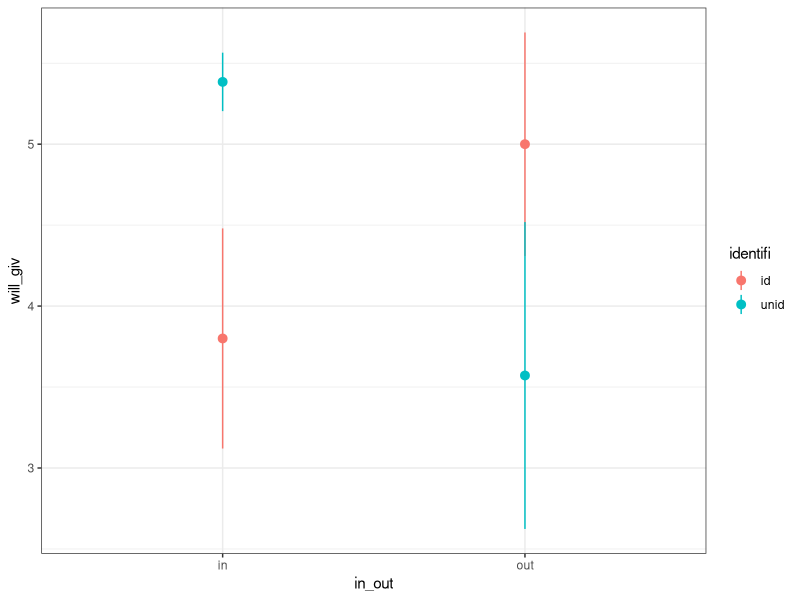
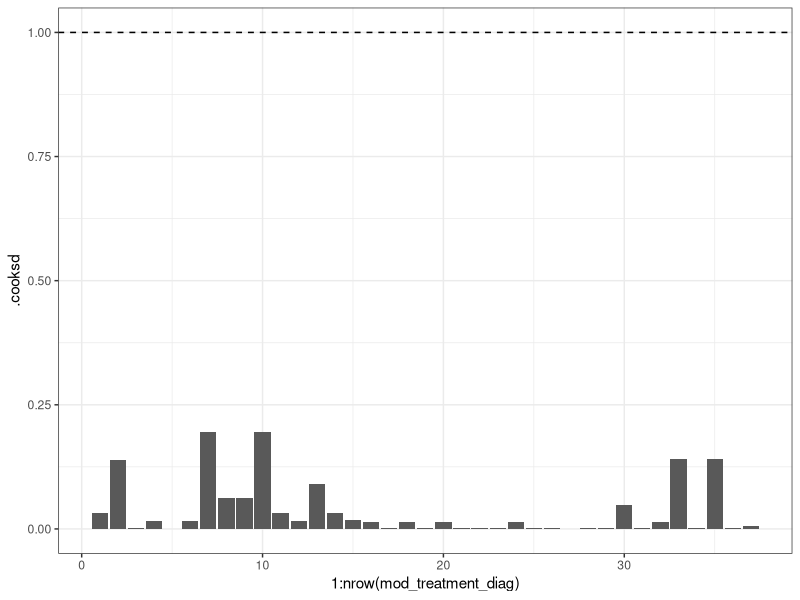
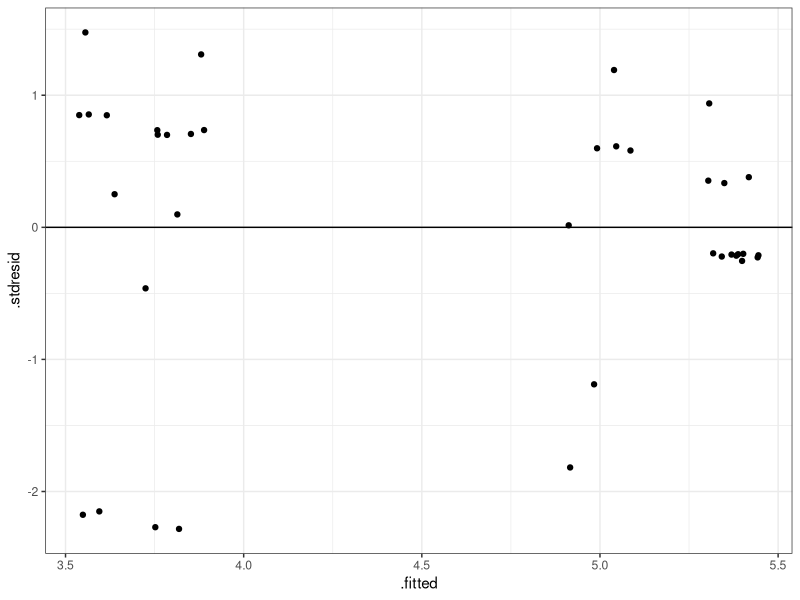
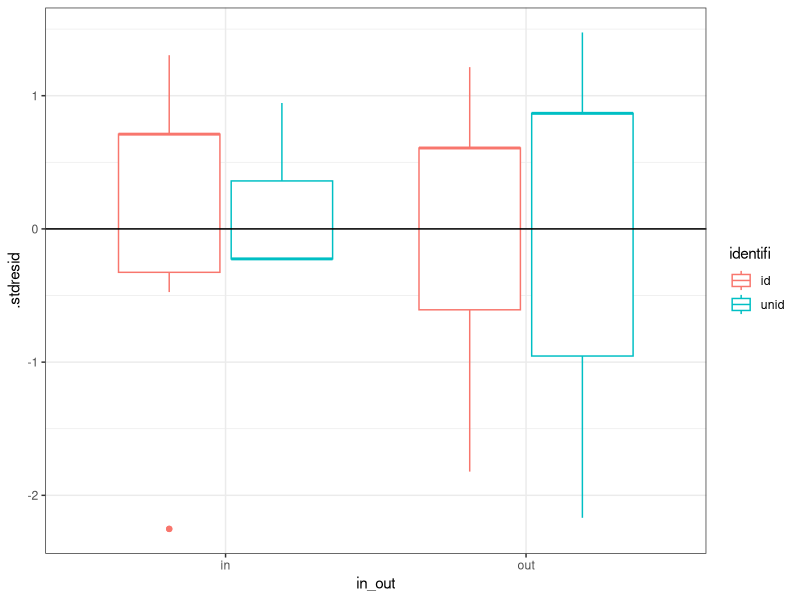

The R script that drew these images, in order: (Note: this script raises an error after producing the figures.)
# Многофакторный дисперсионный анализ
# М.А. Варфоломеева, PhD
# Биологический факультет, СПбГУ


# Пример --- игра "Диктатор"  --------------------


# Альтруистическое поведение в сплоченных группах
# Как влияет на степень альтруизма возможность узнавания партнера?
# Будет ли разной степень альтруизма по отношению к "своим" и "чужим"?
# Участников эксперимента разделили на группы. Каждая группа выполнила совместное творческое задание --- чтобы сильнее сплотиться.
# Эксперимент:
# "Диктатор" получил 11 монет и конверт, в котором была описана одна из игровых ситуаций, и должен был решить, сколько денег готов отдать партнеру.
# Данные: Ritov, Kogut, 2017


# Открываем данные
library(foreign)
dat <- read.spss('data/journal.pone.0187903.s002.sav', to.data.frame = TRUE)
colSums(is.na(dat))


# Нас интересуют только такие игроки:
# - Диктаторы, распоряжавшиеся деньгами (`dat$player == 1`)
# - Отобранные для исследования (`dat$filter == 1`)
# - Закончившие игру (`!is.na(dat$will_giv)`)
dict <- dat[dat$player == 1 & dat$filter == 1 & !is.na(dat$will_giv), ]

# Знакомимся с данными
str(dict)
dict$gender <- factor(dict$gender, levels = c(1, 2), labels = c('male', 'female'))
dict$identifi <- factor(dict$identifi, levels = c(1, 0), labels = c('id', 'unid'))
dict$in_out <- factor(dict$in_out, levels = c(1, 0), labels = c('in', 'out'))

# Каковы объемы выборок?
table(dict$gender)
table(dict$identifi, dict$in_out)

# Как выглядят данные?
library(ggplot2)
theme_set(theme_bw())

ggplot(dict, aes(x = in_out, y = will_giv, colour = identifi)) +
  stat_summary()

# Двухфакторный дисперсионный анализ. Параметризация индикаторов  --------------------

# Индикаторные переменные
contr.treatment(levels(dict$in_out))
contr.treatment(levels(dict$identifi))

## Подбираем линейную модель в параметризации индикаторов (contr.treatment)
mod_treatment <- lm(will_giv ~ in_out * identifi, data = dict)
mod_treatment

# Двухфакторный дисперсионный анализ. Параметризация эффектов  --------------------

# Переменные-эффекты
contr.sum(levels(dict$in_out))
contr.sum(levels(dict$identifi))

## Подбираем линейную модель в параметризации эффектов (contr.sum)
mod_sum <- lm(will_giv ~ in_out * identifi, data = dict,
              contrasts = list(in_out = 'contr.sum', identifi = 'contr.sum'))
mod_sum

# Диагностика линейной модели  -------------------
# Нужно проверить, выполняются ли условия применимости для модели в нужной параметризации

# Данные для анализа остатков
mod_treatment_diag <- fortify(mod_treatment) # функция из пакета ggplot2
head(mod_treatment_diag)

# График расстояния Кука
ggplot(mod_treatment_diag, aes(x = 1:nrow(mod_treatment_diag), y = .cooksd)) +
  geom_bar(stat = 'identity') +
  geom_hline(yintercept = 1, linetype = 2)

# График остатков от предсказанных значений
gg_resid <- ggplot(data = mod_treatment_diag, aes(x = .fitted, y = .stdresid)) +
  geom_jitter() + geom_hline(yintercept = 0)
gg_resid


# График зависимости остатков от предикторов в модели
ggplot(data = mod_treatment_diag, aes(x = in_out, y = .stdresid, colour = identifi)) +
  geom_boxplot() + geom_hline(yintercept = 0)
# Удобнее смотреть на боксплот.

# Квантильный график остатков
library(car)
qqPlot(mod_treatment, id = FALSE) # функция из пакета car

# Проблемы при анализе несбалансированных данных. Типы сумм квадратов  --------------------

# В нашем примере несбалансированные данные
table(dict$in_out, dict$identifi)

# Для несбалансированных данных в зависимости от
# ваших гипотез выберите подходящий тип сумм
# квадратов и параметризацию.


# Дисперсионный анализ в R  --------------------

# Как влияет параметризация на результаты дисперсионного анализа со II и III типом сумм квадратов

# Для демонстрации нам понадобятся две модели:
# Параметризация индикаторов
mod_treatment <- lm(will_giv ~ in_out * identifi, data = dict)
# Параметризация эффектов
mod_sum <- lm(will_giv ~ in_out * identifi, data = dict,
              contrasts = list(in_out = contr.sum, identifi = contr.sum))

# Дисперсионный анализ со II типом сумм квадратов
# Результат не зависит от выбранной параметризации
# Параметризация индикаторов
Anova(mod_treatment, type = 'II')
# Параметризация эффектов
Anova(mod_sum, type = 'II')


# Дисперсионный анализ c III типом сумм квадратов

# Чтобы пользоваться III типом сумм квадратов, нужно, чтобы взаимодействие было независимо от главных эффектов.

# В параметризации индикаторов взаимодействие коллинеарно с другими предикторами.
vif(mod_treatment)

# В параметризации эффектов коллинеарности нет
vif(mod_sum)

# При использовании III типа сумм квадратов \newline нужно правильно выбрать параметризацию.

# Параметризация индикаторов
Anova(mod_treatment, type = 'III') # Неправильно!
# Параметризация эффектов (правильно)
Anova(mod_sum, type = 'III')


# Пост хок тест для взаимодействия факторов  --------------------

# Делаем пост хок тест для взаимодействия факторов
# Создаем переменную-взаимодействие
dict$inter <- interaction(dict$in_out, dict$identifi)

# Подбираем линейную модель от этой переменной без свободного члена
mod_inter <- lm(will_giv ~ -1 + inter, data = dict)

# Делаем пост хок тест для этой модели
library(multcomp)
dat_tukey <- glht(mod_inter, linfct = mcp(inter = 'Tukey'))
summary(dat_tukey)


# Визуализация результатов многофакторного дисперсионного анализа  --------------------


# Данные для графика при помощи `predict()`
# У нас два дискретных фактора, поэтому вначале используем `expand.grid()`
# Значения предикторов
new_data <- expand.grid(in_out = levels(dict$in_out),
                      identifi = levels(dict$identifi))
# Добавляем предсказанные значения
new_data <- data.frame(
  new_data,
  predict(mod_treatment, newdata = new_data, interval = 'confidence'))
new_data


# Данные для графика вручную для модели в обычной параметризации
new_data <- expand.grid(in_out = levels(dict$in_out),
                      identifi = levels(dict$identifi))
X <- model.matrix(~ in_out * identifi, data = new_data) # Модельная матрица
betas <- coef(mod_treatment)                            # Коэффициенты
new_data$fit <- X %*% betas                             # Предсказанные значения
new_data$se <- sqrt(diag(X %*% vcov(mod_treatment) %*% t(X)))      # Стандартные ошибки
t_crit <- qt(0.975, df = nrow(dict) - length(coef(mod_treatment))) # t для дов. инт.
new_data$lwr <- new_data$fit - t_crit * new_data$se
new_data$upr <- new_data$fit + t_crit * new_data$se
new_data


# Черновой график результатов
gg_linep <- ggplot(data = new_data, aes(x = in_out, y = fit,
              ymin = lwr,  ymax = upr, colour = identifi)) +
  geom_point() +
  geom_line(aes(group = identifi)) +
  geom_errorbar(width = 0.1)
gg_linep

# Немного улучшенный график
pos <- position_dodge(width = 0.2)
gg_linep <- ggplot(data = new_data, aes(x = in_out, y = fit,
              ymin = lwr,  ymax = upr, colour = identifi)) +
  geom_point(position = pos) +
  geom_line(aes(group = identifi), position = pos) +
  geom_errorbar(width = 0.1, position = pos)
gg_linep

# Приводим график в приличный вид
gg_final <- gg_linep + labs(x = 'Принадлежность к группе',  y = 'Щедрость') +
  scale_colour_brewer(name = 'Партнер', palette = 'Dark2',
    labels = c('Идентифицируем', 'Неидентифицируем')) +
  scale_x_discrete(labels = c('Свой', 'Чужой'))
gg_final
